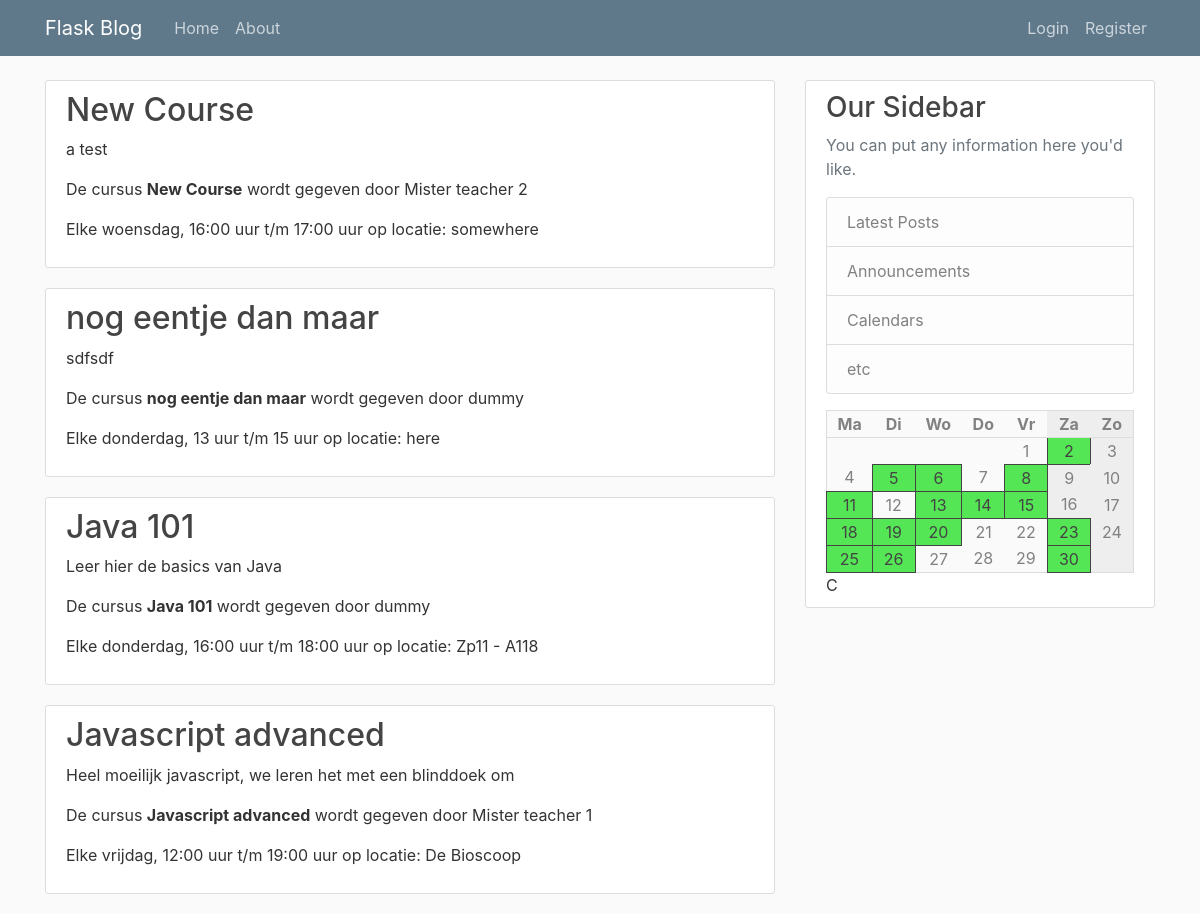
The page / on the database its author committed.
### pgmles/models.py (models this page shows, shortened)
class Course(db.Model):
    id = db.Column(db.Integer, primary_key=True)
    name = db.Column(db.String(100), nullable=False)
    description = db.Column(db.Text, nullable=False)
    teacher_id = db.Column(db.Integer, db.ForeignKey('user.id'), nullable=False)
    weekday = db.Column(db.Integer, nullable=False)
    start = db.Column(db.String(10), nullable=False, default=datetime.utcnow)
    end = db.Column(db.String(10), nullable=False, default=datetime.utcnow)
    location = db.Column(db.String(120), nullable=False)

class User(db.Model, UserMixin):
    id = db.Column(db.Integer, primary_key=True)
    type = db.Column(db.String(6), nullable=False, default="client")
    username = db.Column(db.String(20), unique=True, nullable=False)
    email = db.Column(db.String(120), unique=True, nullable=False)
    image_file = db.Column(db.String(20), nullable=False, default='default.jpg')
    password = db.Column(db.String(60), nullable=False)

### pgmles/routes.py (the view)
@app.route("/")
def index():
    courses = Course.query.all()
    subscriptions = []
    teachers = User.query.filter_by(type='teacher')
    if current_user.is_authenticated:
        subscriptions = [ cm.course_id for cm in CourseMember.query.filter_by(user_id=current_user.id) ]
    return render_template('index.html', calendar=calendar, courses=courses, subs=subscriptions, teachers=teachers)

### pgmles/templates/index.html (shortened to what this page needs)
{% extends "layout.html" %}
{% block content %}
    {% for course in courses %}
        <article class="media content-section">
          <div class="media-body">
            <h2><a class="article-title" href="{{url_for('course', course_id=course.id)}}">
              {{ course.name }}
            </a></h2>
            <p>{{course.description}}</p>
            <p>De cursus <b>{{course.name}}</b> wordt gegeven door
              {% for teacher in teachers %}
                {{ teacher.username if teacher.id == course.teacher_id }}
              {% endfor %}
            </p>
            <p>Elke {{ ['maandag', 'dinsdag', 'woensdag', 'donderdag', 'vrijdag', 'zaterdag', 'zondag'][course.weekday] }}, {{ course.start }} uur t/m {{ course.end }} uur op locatie: {{ course.location }}</p>
          </div>
        </article>
    {% endfor %}
{% endblock content %}

### pgmles/templates/layout.html (shortened to what this page needs)
<!DOCTYPE html>
<html>
<head>
    <link rel="stylesheet" href="https://maxcdn.bootstrapcdn.com/bootstrap/4.0.0/css/bootstrap.min.css">
    <link rel="stylesheet" type="text/css" href="{{ url_for('static', filename='main.css') }}">
</head>
<body>
    <header class="site-header">
      <nav class="navbar navbar-expand-md navbar-dark bg-steel fixed-top">
        <div class="container">
          <a class="navbar-brand mr-4" href="/">Flask Blog</a>
          <div class="collapse navbar-collapse" id="navbarToggle">
            <div class="navbar-nav mr-auto">
              <a class="nav-item nav-link" href="/">Home</a>
              <a class="nav-item nav-link" href="/">About</a>
            </div>
            <div class="navbar-nav">
              {% if current_user.is_authenticated %}
                <a class="nav-item nav-link" href="{{ url_for('admin') }}">Admin Page</a>
                <a class="nav-item nav-link" href="{{ url_for('account') }}">Account</a>
                <a class="nav-item nav-link" href="{{ url_for('logout') }}">Logout</a>
              {% else %}
                <a class="nav-item nav-link" href="{{ url_for('login') }}">Login</a>
                <a class="nav-item nav-link" href="{{ url_for('register') }}">Register</a>
              {% endif %}
            </div>
          </div>
        </div>
      </nav>
    </header>
    <main role="main" class="container">
      <div class="row">
        <div class="col-md-8">
          {% block content %}{% endblock %}
        </div>
        <div class="col-md-4">
          <div class="content-section">
            <h3>Our Sidebar</h3>
            <p class='text-muted'>You can put any information here you'd like.
              <ul class="list-group">
                <li class="list-group-item list-group-item-light">Latest Posts</li>
                <li class="list-group-item list-group-item-light">Announcements</li>
                <li class="list-group-item list-group-item-light">Calendars</li>
                <li class="list-group-item list-group-item-light">etc</li>
              </ul>
            </p>
            <table class='calendar'>
              <tr>
                {% for d, day in calendar.weekdays %}
                  <th class="{{ 'weekend' if d >= 5 }}">{{ day }}</th>
                {% endfor %}
              </tr>
              {% for row in calendar.rows %}
                <tr>
                  {% for d, day, lesson in row %}
                      <td class="{{ 'weekend' if d >= 5 }} {{ 'lesson' if lesson }}">
                        {{ day if day }}
                      </td>
                  {% endfor %}
                </tr>
             {% endfor %}
            </table>
            {{ calendar.nextlesson }}
          </div>
        </div>
      </div>
    </main>
</body>
</html>

### pgmles/static/main.css (style rules this page uses)
body { background: #fafafa; color: #333333; margin-top: 5rem; }
h1, h2, h3, h4, h5, h6 { color: #444444; }
.bg-steel { background-color: #5f788a; }
.site-header .navbar-nav .nav-link { color: #cbd5db; }
.content-section { background: #ffffff; padding: 10px 20px; border: 1px solid #dddddd; border-radius: 3px; margin-bottom: 20px; }
.article-title { color: #444444; }
.calendar { background-color: #fafafa; width: 100%; color: #818182; border: #dddddd solid 1px; }
.calendar .weekend { background-color: #eee; }
.calendar th { border-bottom: #ddd solid 1px; }
.calendar th, td { text-align: center; width: 100px; position: relative; }
.calendar .lesson { background: rgb(84, 230, 84); border: #444 solid 1px; color: #444 }

### rows shown on the page
Course: name "New Course", description "a test", weekday "woensdag", start "16:00", end "17:00", location "somewhere"
User: username "Mister teacher 2"
Course: name "nog eentje dan maar", description "sdfsdf", weekday "donderdag", start "13", end "15", location "here"
User: username "dummy"
Course: name "Java 101", description "Leer hier de basics van Java", weekday "donderdag", start "16:00", end "18:00", location "Zp11 - A118"
Course: name "Javascript advanced", description "Heel moeilijk javascript, we leren het met een blinddoek om", weekday "vrijdag", start "12:00", end "19:00", location "De Bioscoop"
User: username "Mister teacher 1"

### other values the page prints
{{ day }} "Ma" "Di" "Wo" "Do" "Vr" "Za" "Zo"
{{ day if day }} "1" "2" "3" "4" "5" "6" "7" "8" "9" "10" "11" "12" "13" "14" "15" "16" "17" "18" "19" "20" "21" "22" "23" "24" "25" "26" "27" "28" "29" "30"
{{ calendar.nextlesson }} "C"
